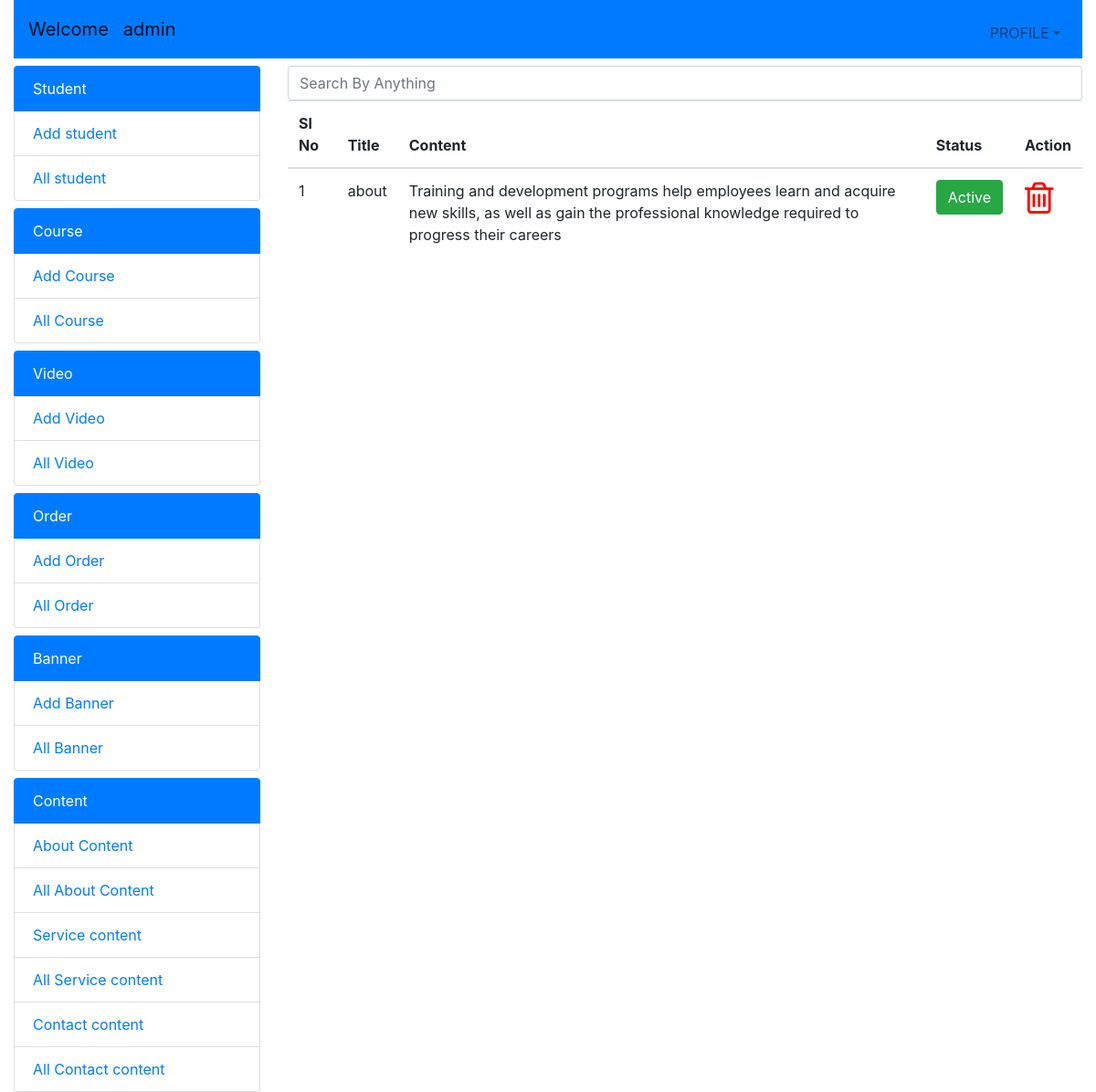
Page /rupa/allabout.php (signed in) on the committed database.
### tables this page shows
CREATE TABLE `about` (
  `id` int(11) NOT NULL,
  `title` varchar(255) NOT NULL,
  `contain` varchar(1000) NOT NULL,
  `status` int(1) NOT NULL
);

### rupa/allabout.php (the view, shortened to what this page needs)
<?php
  include("include/config.php")
  ?>
  <?php
    $q2="select * from `about`";
    $e2=mysqli_query($conn,$q2);
    ?>
<!doctype html>
<html lang="en">
  <head>
    <link rel="stylesheet" href="https://stackpath.bootstrapcdn.com/bootstrap/4.3.1/css/bootstrap.min.css">
    <link rel="stylesheet" href="https://cdnjs.cloudflare.com/ajax/libs/font-awesome/4.7.0/css/font-awesome.min.css">
  </head>
  <body>
    <div class="container-fluid">
    <?php include("include/header.php"); ?>
      <div class="row">
      <?php include("include/navbar.php"); ?>
        <div class="col-lg-9">
        <input type="text"
                class="form-control mt-2" name="" id="myinput" aria-describedby="helpId" placeholder="Search By Anything">
        <table class="table">
            <thead>
              <tr>
                <th>Sl No</th>
                <th>Title</th>
                <th>Content</th>
                <th>Status</th>
                <th>Action</th>
              </tr>
            </thead>
            <tbody id="mytable">
               <?php
               $i=1;
                 while($res=mysqli_fetch_row($e2))
                 {
               ?>
                        <tr>
                          <td scope="row"><?php echo "$i"; ?></td>
                          <td><?php echo "$res[1]"; ?></td>
                          <td><?php echo "$res[2]"; ?></td>
                          <td>
                             <a name="" id="" class="btn <?php if($res[3]==1){echo "btn-success";} else{echo "btn-danger";}?>" href="active.php?id1=<?php echo "$res[0]"; ?>" role="button"><?php if($res[3]==1){echo "Active";} else{echo "Dactive";}?></a>
                         </td>
                          <td>
                            <a name="" id="" class="fa fa-trash-o" style="font-size:40px;color:red;" href="deleteabout.php?id=<?php echo "$res[0]"; ?>" role="button"></a>
                          </td>
                      </tr>
             <?php
             $i++;
                 }
             ?>
            </tbody>
          </table>
        </div>
      </div>
    </div>
     <?php include("include/footer.php") ?>

### rows in the picture
about: title "about", contain "Training and development programs help employees learn and acquire new skills, as well as gain the professional knowledge required to progress their careers", status "Active"

### other values in the picture
$_SESSION['adm'] "admin"
